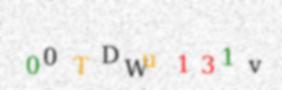
#> input picture samples/type_B/00TDWu131v.jpg, 282 x 90 px; its folder holds only this picture in this run
$ python dataset_B_builder.py
#> lines starting #> are read from the running program, lines starting #| are printed output that depends on the picture; after the words box and inside, x2 and y2 are one past the last pixel; in counts of white or black regions, pixels touching at a corner belong together
#> in process_image, img is the input picture: shape (90, 282, 3); mean B, G, R 235.7, 237, 237.8
### processors/dataset_B_processor.py
import cv2
import numpy as np


def split(image):
    mser = cv2.MSER_create()

    _, rects = mser.detectRegions(image)

    # sort rectangles by left pixel
    rects = sorted(rects, key=lambda x: x[0])

    rects_in_rects = []
    for i, rect in enumerate(rects):
        if i == 0: continue
        if rect[0] >= rects[i-1][0] and rect[1] >= rects[i-1][1] and rect[0]+rect[2] <= rects[i-1][0]+rects[i-1][2] and rect[1]+rect[3] <= rects[i-1][1]+rects[i-1][3]:
            rects_in_rects.append(i)

    rects = np.delete(rects, rects_in_rects, axis=0)

    return rects


def transform_image(img):
    # make all gray pixel brighter than [200, 200, 200] white (to remove the background noise)
    img[np.where((img > [200, 200, 200]).all(axis=2))] = [255, 255, 255]
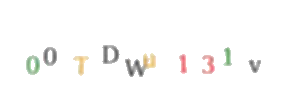
#> img: shape (90, 282, 3); mean B, G, R 248.9, 249.9, 250.5

    # convert the image to grayscale
    gray = cv2.cvtColor(img, cv2.COLOR_BGR2GRAY)
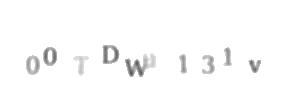
#> gray: shape (90, 282); min 84, max 255, mean 249.9

    # blur the image (to remove airtfacts)
    blurred = cv2.GaussianBlur(gray, (3, 3), 0)

    # sharpen the image (to make the letters clearer)
    sharpen_kernel = np.array([[-1,-1,-1], [-1,9,-1], [-1,-1,-1]])
    sharpen = cv2.filter2D(blurred, -1, sharpen_kernel)
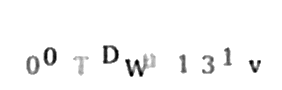
#> sharpen: shape (90, 282); min 0, max 255, mean 247.6

    # threshold image (to convert it to a binary image)
    _, thresh = cv2.threshold(sharpen, 220, 255, cv2.THRESH_BINARY)
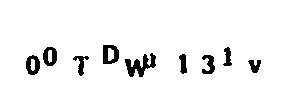
#> thresh: shape (90, 282); 94.1% white; 9 black regions, largest, box (x1, y1, x2, y2) and area: (125, 53, 156, 77) 348, (103, 45, 119, 64) 208, (26, 55, 40, 75) 179

    return thresh


def process_image(path):
    X = []
    # Read image
    img = cv2.imread(path)

    # Apply transformation
    img = transform_image(img)

    # Get rectangles
    rects = split(img)
#> in split, `_, rects = mser.detectRegions(image)`: rects = [[125, 53, 31, 24], [248, 60, 13, 13], [223, 47, 9, 19], [202, 55, 13, 19], [179, 54, 8, 20], [103, 45, 16, 19], [26, 55, 14, 20], [73, 56, 16, 20], [43, 47, 14, 19], [108, 48, 6, 13]]
#> in split, `rects = sorted(rects, key=lambda x: x[0])`: rects = [[26, 55, 14, 20], [43, 47, 14, 19], [73, 56, 16, 20], [103, 45, 16, 19], [108, 48, 6, 13], [125, 53, 31, 24], [179, 54, 8, 20], [202, 55, 13, 19], [223, 47, 9, 19], [248, 60, 13, 13]]
#> the loop in split, `for i, rect in enumerate(rects):` made 10 passes
#> after the loop in split, `for i, rect in enumerate(rects):`: rects_in_rects = [4]
#> in split, `rects = np.delete(rects, rects_in_rects, axis=0)`: rects = [[26, 55, 14, 20], [43, 47, 14, 19], [73, 56, 16, 20], [103, 45, 16, 19], [125, 53, 31, 24], [179, 54, 8, 20], [202, 55, 13, 19], [223, 47, 9, 19], [248, 60, 13, 13]]

    for rect in rects: X.append(cv2.resize(img[rect[1]:rect[1]+rect[3], rect[0]:rect[0]+rect[2]], (28, 28)))
#> this loop made 9 passes
#> after the loop, X = 9 items

    return X

### dataset_B_builder.py
import shutil
import cv2
import os
import csv

import processors.dataset_B_processor as processor


########################### PARAMETERS ###########################

# Path to the CAPTCHA samples directory
SAMPLES_DIR = 'samples/type_B'

# Path to the dataset directory (where the images will be saved)
DATASET_DIR = 'datasets/datasetB'

# Path to the csv file containing the labels
CSV_PATH = 'datasets/dataset_B.csv'

# if DATASET_DIR or CSV_PATH already exist, they will be overwritten


####################### DATASET GENERATION #######################

if __name__ == '__main__':
    # Delete the dataset folder if it already exists
    if os.path.exists(DATASET_DIR): shutil.rmtree(DATASET_DIR)
    if os.path.exists(CSV_PATH): os.remove(CSV_PATH)

    os.makedirs(DATASET_DIR)

    # Initialize the csv file
    with open(CSV_PATH, 'a', newline='') as file:
        writer = csv.writer(file)
        writer.writerow(['image_name', 'label'])


    # Start populating the dataset
    count = 0
    for image in os.listdir(SAMPLES_DIR):

        X = processor.process_image(os.path.join(SAMPLES_DIR, image))

        # Save each letter in a folder
        for i, rect in enumerate(X):
            if (len(X) != 10):
                # Ignore the image
                break
            # Save the image in the folder in grayscale
            cv2.imwrite(os.path.join(DATASET_DIR, str(count) + '.png'), X[i])
            # Save a csv file with the name of the new image and the letter it contains (for training)
            with open(CSV_PATH, 'a', newline='') as file:
                writer = csv.writer(file)
                # Write the image name and the label in the csv file, the label should be bteewen 0 and 35 (26 letters + 10 numbers), 0->0, 1->1, ..., 9->9, A->10, B->11, ..., Z->35
                # Create the map from the label to the letter
                map = {'0':0, '1':1, '2':2, '3':3, '4':4, '5':5, '6':6, '7':7, '8':8, '9':9, 'a':10, 'b':11, 'c':12, 'd':13, 'e':14, 'f':15, 'g':16, 'h':17, 'i':18, 'j':19, 'k':20, 'l':21, 'm':22, 'n':23, 'o':24, 'p':25, 'q':26, 'r':27, 's':28, 't':29, 'u':30, 'v':31, 'w':32, 'x':33, 'y':34, 'z':35, 'A':36, 'B':37, 'C':38, 'D':39, 'E':40, 'F':41, 'G':42, 'H':43, 'I':44, 'J':45, 'K':46, 'L':47, 'M':48, 'N':49, 'O':50, 'P':51, 'Q':52, 'R':53, 'S':54, 'T':55, 'U':56, 'V':57, 'W':58, 'X':59, 'Y':60, 'Z':61}
                # Write the line in the csv file
                writer.writerow([count, map[image[i]]])
            count += 1
#> this loop made 1 pass
#> after the loop, count = 0

$ run again, on samples/type_B/3Z20p85a7W.jpg
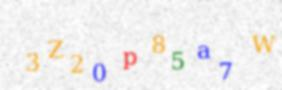
#> input picture samples/type_B/3Z20p85a7W.jpg, 282 x 90 px
#> in process_image, img is the input picture: shape (90, 282, 3); mean B, G, R 237.1, 238.3, 240
#> in transform_image, `_, thresh = cv2.threshold(sharpen, 220, 255, cv2.THRESH_BINARY)`:
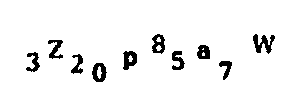
#> thresh: shape (90, 282); 93.9% white; 10 black regions, largest, box (x1, y1, x2, y2) and area: (253, 34, 275, 54) 217, (92, 63, 107, 82) 181, (123, 51, 137, 70) 179
#> in split, `_, rects = mser.detectRegions(image)`: rects = [[253, 34, 22, 20], [92, 63, 15, 19], [219, 61, 13, 19], [197, 45, 13, 14], [172, 51, 13, 19], [152, 34, 13, 20], [123, 51, 14, 19], [48, 40, 15, 19], [71, 54, 12, 20], [26, 52, 14, 20]]
#> in split, `rects = sorted(rects, key=lambda x: x[0])`: rects = [[26, 52, 14, 20], [48, 40, 15, 19], [71, 54, 12, 20], [92, 63, 15, 19], [123, 51, 14, 19], [152, 34, 13, 20], [172, 51, 13, 19], [197, 45, 13, 14], [219, 61, 13, 19], [253, 34, 22, 20]]
#> the loop in split, `for i, rect in enumerate(rects):` made 10 passes
#> after the loop in split, `for i, rect in enumerate(rects):`: rects_in_rects = []
#> the loop in process_image, `for rect in rects: X.append(cv2.resize(img[rect[1]:rect[1]+rect[3], re..` made 10 passes
#> after the loop in process_image, `for rect in rects: X.append(cv2.resize(img[rect[1]:rect[1]+rect[3], re..`: X = 10 items
#> the loop `for i, rect in enumerate(X):` made 10 passes
#> pass 2, `cv2.imwrite(os.path.join(DATASET_DIR, str(count) + '.png'), X[i])`:
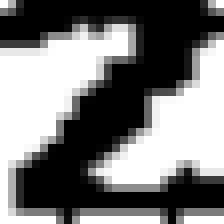
#> saved as 1.png: shape (28, 28) (shown 8 times larger); min 0, max 255, mean 123.5
#> after the loop `for i, rect in enumerate(X):`: count = 10

$ run again, on samples/type_B/85LwLZa76Q.jpg
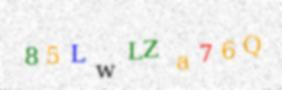
#> input picture samples/type_B/85LwLZa76Q.jpg, 282 x 90 px
#> in process_image, img is the input picture: shape (90, 282, 3); mean B, G, R 236.4, 238.6, 239.1
#> in transform_image, `img[np.where((img > [200, 200, 200]).all(axis=2))] = [255, 255, 255]`:
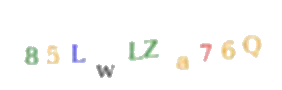
#> img: shape (90, 282, 3); mean B, G, R 249.2, 251, 251.2
#> in transform_image, `_, thresh = cv2.threshold(sharpen, 220, 255, cv2.THRESH_BINARY)`:
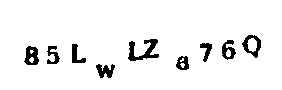
#> thresh: shape (90, 282); 94.2% white; 9 black regions, largest, box (x1, y1, x2, y2) and area: (128, 39, 159, 61) 304, (242, 35, 261, 58) 188, (24, 46, 39, 65) 188
#> in split, `_, rects = mser.detectRegions(image)`: rects = [[128, 39, 31, 22], [242, 35, 19, 23], [222, 40, 14, 20], [200, 43, 12, 19], [176, 56, 13, 14], [24, 46, 15, 19], [96, 64, 19, 14], [72, 44, 14, 19], [47, 46, 13, 18], [247, 38, 10, 14]]
#> in split, `rects = sorted(rects, key=lambda x: x[0])`: rects = [[24, 46, 15, 19], [47, 46, 13, 18], [72, 44, 14, 19], [96, 64, 19, 14], [128, 39, 31, 22], [176, 56, 13, 14], [200, 43, 12, 19], [222, 40, 14, 20], [242, 35, 19, 23], [247, 38, 10, 14]]
#> the loop in split, `for i, rect in enumerate(rects):` made 10 passes
#> after the loop in split, `for i, rect in enumerate(rects):`: rects_in_rects = [9]
#> in split, `rects = np.delete(rects, rects_in_rects, axis=0)`: rects = [[24, 46, 15, 19], [47, 46, 13, 18], [72, 44, 14, 19], [96, 64, 19, 14], [128, 39, 31, 22], [176, 56, 13, 14], [200, 43, 12, 19], [222, 40, 14, 20], [242, 35, 19, 23]]
#> the loop in process_image, `for rect in rects: X.append(cv2.resize(img[rect[1]:rect[1]+rect[3], re..` made 9 passes
#> after the loop in process_image, `for rect in rects: X.append(cv2.resize(img[rect[1]:rect[1]+rect[3], re..`: X = 9 items
#> the loop `for i, rect in enumerate(X):` made 1 pass
#> after the loop `for i, rect in enumerate(X):`: count = 0

$ run again, on samples/type_B/0r1at9wfYb.jpg
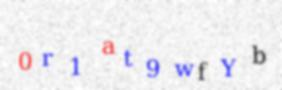
#> input picture samples/type_B/0r1at9wfYb.jpg, 282 x 90 px
#> in process_image, img is the input picture: shape (90, 282, 3); mean B, G, R 239.5, 236.3, 237.6
#> thresh: shape (90, 282); 94.5% white; 10 black regions, largest, box (x1, y1, x2, y2) and area: (252, 45, 267, 65) 183, (146, 59, 160, 78) 180, (18, 51, 32, 71) 178
#> in split, `_, rects = mser.detectRegions(image)`: rects = [[252, 45, 15, 20], [146, 59, 14, 19], [221, 58, 15, 19], [198, 62, 10, 19], [175, 63, 19, 14], [18, 51, 14, 20], [124, 49, 9, 18], [102, 41, 13, 14], [72, 57, 8, 19], [43, 53, 11, 14]]
#> in split, `rects = sorted(rects, key=lambda x: x[0])`: rects = [[18, 51, 14, 20], [43, 53, 11, 14], [72, 57, 8, 19], [102, 41, 13, 14], [124, 49, 9, 18], [146, 59, 14, 19], [175, 63, 19, 14], [198, 62, 10, 19], [221, 58, 15, 19], [252, 45, 15, 20]]
#> the loop in split, `for i, rect in enumerate(rects):` made 10 passes
#> after the loop in split, `for i, rect in enumerate(rects):`: rects_in_rects = []
#> the loop in process_image, `for rect in rects: X.append(cv2.resize(img[rect[1]:rect[1]+rect[3], re..` made 10 passes
#> after the loop in process_image, `for rect in rects: X.append(cv2.resize(img[rect[1]:rect[1]+rect[3], re..`: X = 10 items
#> the loop `for i, rect in enumerate(X):` made 10 passes
#> pass 2, `cv2.imwrite(os.path.join(DATASET_DIR, str(count) + '.png'), X[i])`:
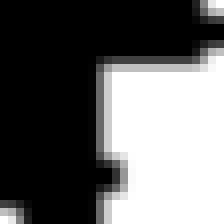
#> saved as 1.png: shape (28, 28) (shown 8 times larger); min 0, max 255, mean 100.9
#> after the loop `for i, rect in enumerate(X):`: count = 10
